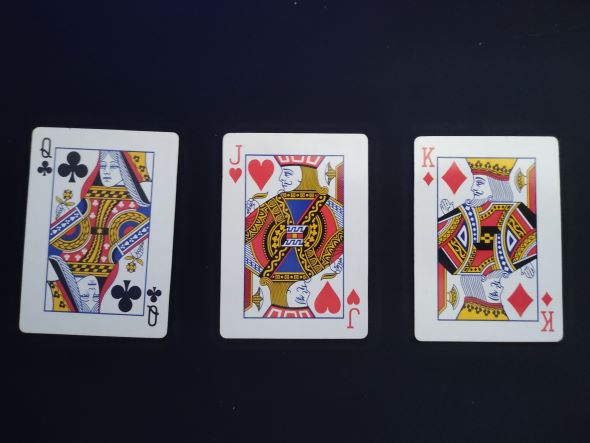
#> input picture test/0.jpg, 590 x 443 px
$ python -i preprocess.py   (imports and definitions only)
#> lines starting #> are read from the running program, lines starting #| are printed output that depends on the picture; after the words box and inside, x2 and y2 are one past the last pixel; in counts of white or black regions, pixels touching at a corner belong together
### helper.py
import cv2
import numpy as np


def contrast(img, value):
    brightness = 30
    shadow = brightness
    highlight = 255

    # add the brightness
    alpha_b = (highlight - shadow) / 255
    gamma_b = shadow
    img = cv2.addWeighted(img, alpha_b, img, 0, gamma_b)

    # add the constrast
    f = 131 * (value + 127) / (127 * (131 - value))
    alpha_c = f
    gamma_c = 127 * (1 - f)
    img = cv2.addWeighted(img, alpha_c, img, 0, gamma_c)

    return img


def fill(image, size, color=[255, 255, 255]):
    """Add a border to image to fill the given size*size square.

    Parameters:
    argument1 (image): Image
    argument2 (int): The size of the square you need
    argument3 (optional) (list): RGB color of a border

    Returns:
    list: Images of value and color of card

    """
    l = int((size - image.shape[1]) / 2)
    h = int((size - image.shape[0]) / 2)

    border = cv2.copyMakeBorder(
        image,
        top=h,
        bottom=h,
        left=l,
        right=l,
        borderType=cv2.BORDER_CONSTANT,
        value=color
    )

    resized = cv2.resize(border, (size, size), interpolation = cv2.INTER_AREA)

    return resized

### preprocess.py
import cv2
import numpy as np

from helper import contrast, fill


def prepare(image):
    """Applies canny filter and dilation on the given image.

    Parameters:
    argument1 (image): Image of a card

    Returns:
    image: Processed image

    """
    gray = cv2.cvtColor(image, cv2.COLOR_BGR2GRAY)
    blur = cv2.GaussianBlur(gray, (7, 7), 0)
    canny = cv2.Canny(blur, 42, 89)
    kernel = np.ones((3, 3))
    dilation = cv2.dilate(canny, kernel=kernel, iterations=2)

    return dilation


def find_corners(processed, original, draw=False):
    """Finds the card corners, if draw=True draws rectangle where the card is
    and circles where the corners are placed on the original image.

    Parameters:
    argument1 (image): Processed image of a card
    argument2 (image): Original image of card

    Returns:
    list: Card corners set

    """

    contours, hierarchy = cv2.findContours(
        processed, cv2.RETR_EXTERNAL, cv2.CHAIN_APPROX_NONE)
    sorted_contours = sorted(contours, key=cv2.contourArea, reverse=True)
    corners = []

    for contour in sorted_contours:
        area = cv2.contourArea(contour)
        perimeter = cv2.arcLength(contour, closed=True)

        if area > 10000:
            approx = cv2.approxPolyDP(contour, 0.01 * perimeter, closed=True)
            numCorners = len(approx)

            if numCorners == 4:
                x, y, w, h = cv2.boundingRect(approx)

                if draw:
                    cv2.rectangle(original, (x, y),
                                  (x + w, y + h), (0, 255, 0), 2)

                l1 = np.array(approx[0]).tolist()
                l2 = np.array(approx[1]).tolist()
                l3 = np.array(approx[2]).tolist()
                l4 = np.array(approx[3]).tolist()

                finalOrder = []

                # Sort by x
                sortedX = sorted([l1, l2, l3, l4], key=lambda x: x[0][0])

                # SortedX[0] and sortedX[1] are the left half
                finalOrder.extend(sorted(sortedX[0:2], key=lambda x: x[0][1]))

                # Now sortedX[1] and sortedX[2] are the right half
                # the one with the larger y value goes first
                finalOrder.extend(
                    sorted(sortedX[2:4], key=lambda x: x[0][1], reverse=True))

                corners.append(finalOrder)

                if draw:
                    for a in approx:
                        cv2.circle(
                            original, (a[0][0], a[0][1]), 10, (255, 0, 0), 3)

    return corners


def flatten_card(image, corners):
    """Flatten the card and rotate it.

    Parameters:
    argument1 (image): Original image of card
    argument2 (list): List of corners

    Returns:
    list: Images of flattened and rotated properly cards

    """

    width, height = 200, 300
    image_outputs = []

    for corner in corners:
        # Get the 4 corners of the card
        pts1 = np.float32(corner)

        # Define which corners
        pts2 = np.float32([[0, 0], [0, height], [width, height], [width, 0]])

        # transformation matrix
        matrix = cv2.getPerspectiveTransform(pts1, pts2)

        output = cv2.warpPerspective(image, matrix, (width, height))
        image_outputs.append(output)

    return image_outputs


def crop_left_corner(flattened_images):
    """Crop left corner to see the value and color.

    Parameters:
    argument1 (list): Flattened images of cards

    Returns:
    list: Images of left cards corners

    """

    corner_images = []
    for img in flattened_images:
        crop = img[5:120, 5:32]  # Depends on image resolution
        crop = cv2.resize(crop, None, fx=4, fy=4)

        # Threshold the corner
        gray = cv2.cvtColor(crop, cv2.COLOR_BGR2GRAY)
        bilateral = cv2.bilateralFilter(gray, 11, 17, 17)
        canny = cv2.Canny(bilateral, 24, 40)
        kernel = np.ones((3, 3))
        result = cv2.dilate(canny, kernel=kernel, iterations=2)

        # Append the thresholded image and the original one
        corner_images.append([result, gray])

    return corner_images


def split_value_and_color(cropped_images):
    """Split the value and color of the card.

    Parameters:
    argument1 (list): Cropped images of cards

    Returns:
    list: Images of value and color of cards

    """
    value_color_mapping = []

    for img, original in cropped_images:
        contours, hier = cv2.findContours(
            img, cv2.RETR_EXTERNAL, cv2.CHAIN_APPROX_NONE)

        # Find the largest two contours
        highest_two = dict()
        for contour in contours:
            area = cv2.contourArea(contour)

            # Fill smaller rectangles with black
            if area < 2000:
                cv2.fillPoly(img, pts=[contour], color=0)
                continue

            perimeter = cv2.arcLength(contour, closed=True)
            # append the contour and the perimeter
            highest_two[area] = [contour, perimeter]

        # Select the largest two
        mapping = []

        for area in sorted(highest_two)[0:2]:
            contour = highest_two[area][0]
            perimeter = highest_two[area][1]
            approx = cv2.approxPolyDP(contour, 0.02 * perimeter, closed=True)
            x, y, w, h = cv2.boundingRect(approx)
            crop = original[y:y + h][:]

            sharpened = contrast(crop, 50)

            for i in range(sharpened.shape[0]):
                for j in range(sharpened.shape[1]):
                    if sharpened[i, j] < 220:
                        sharpened[i, j] = max(0, sharpened[i, j] - 100)
                    if sharpened[i, j] > 221:
                        sharpened[i, j] = 255

            mapping.append([sharpened, y])

        # First store value and then color
        mapping.sort(key=lambda x: x[1])

        # Append results
        if len(mapping) == 2:
            value_color_mapping.append([mapping[0][0], mapping[1][0]])

    return value_color_mapping


def get_data(image, size=140):
    """Get the important data from card image.

    Parameters:
    argument1 (image): Image of a card

    Returns:
    tuple: Image of a value and image of a color

    """
    p = prepare(image)
    f = find_corners(p, image, draw=True)
    fl = flatten_card(image, f)
    c = crop_left_corner(fl)
    final = split_value_and_color(c)
    value, color = fill(final[0][0], size), fill(final[0][1], size)

    return value, color

>>> import cv2
>>> picture = cv2.imread('test/0.jpg')
#> picture is the input picture: shape (443, 590, 3); mean B, G, R 77.2, 69.4, 71.9
>>> result = get_data(picture)
#> in prepare, `canny = cv2.Canny(blur, 42, 89)`: canny: shape (443, 590); 5.4% white in thin lines or dots, all inside (x1, y1, x2, y2) = (19, 127, 564, 342)
#> in prepare, `dilation = cv2.dilate(canny, kernel=kernel, iterations=2)`:
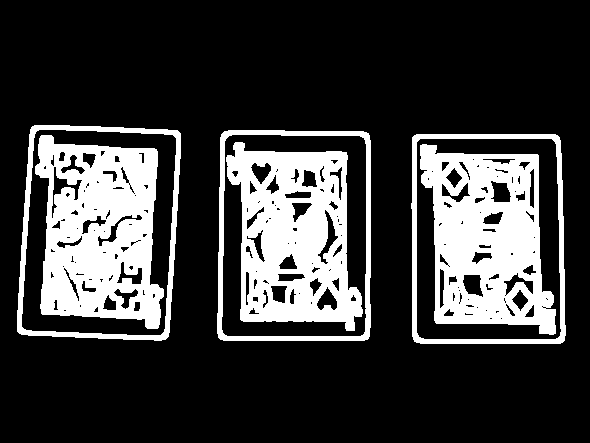
#> dilation: shape (443, 590); 23.1% white; 6 white regions
#> in find_corners, `contours, hierarchy = cv2.findContours( processed, cv2.RETR_EXTERNAL, ..`: contours = 3 contours; box (x1, y1, x2, y2) and area: (17, 125, 181, 341) 31984, (217, 130, 371, 341) 31590, (411, 134, 566, 344) 31466
#> in find_corners, `sorted_contours = sorted(contours, key=cv2.contourArea, reverse=True)`: sorted_contours has the same summary as contours
#> the loop in find_corners, `for contour in sorted_contours:` made 3 passes
#> (area, perimeter, x, y, w, h, sortedX) on passes 1 to 3: (31983.5, 727.3, 17, 126, 164, 214, [[[17, 331]], [[32, 126]], [[165, 339]], [[180, 133]]]), (31589.5, 714.5, 218, 131, 151, 209, [[[218, 337]], [[224, 131]], [[367, 339]], [[368, 133]]]), (31466, 713.1, 414, 135, 149, 208, [[[414, 135]], [[414, 341]], [[559, 137]], [[562, 342]]])
#> after the loop in find_corners, `for contour in sorted_contours:`: corners = 3 items
#> the loop in flatten_card, `for corner in corners:` made 3 passes
#> pts1 on passes 1 to 3: [[32, 126], [17, 331], [165, 339], [180, 133]], [[224, 131], [218, 337], [367, 339], [368, 133]], [[414, 135], [414, 341], [562, 342], [559, 137]]
#> pass 1, in flatten_card, `output = cv2.warpPerspective(image, matrix, (width, height))`:
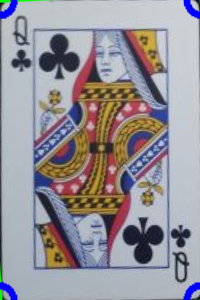
#> output: shape (300, 200, 3); mean B, G, R 152.9, 146.2, 150.2
#> the loop in crop_left_corner, `for img in flattened_images:` made 3 passes
#> pass 1, in crop_left_corner, `gray = cv2.cvtColor(crop, cv2.COLOR_BGR2GRAY)`:
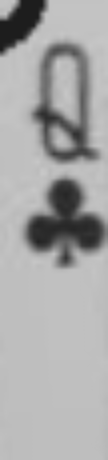
#> gray: shape (460, 108); min 29, max 199, mean 167.5
#> after the loop in crop_left_corner, `for img in flattened_images:`: canny: shape (460, 108); 2.9% white in thin lines or dots
#> after the loop in crop_left_corner, `for img in flattened_images:`:
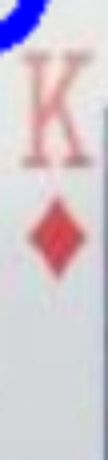
#> crop: shape (460, 108, 3); mean B, G, R 209.4, 199.9, 209.1
#> the loop in split_value_and_color, `for img, original in cropped_images:` made 3 passes
#> after the loop in split_value_and_color, `for img, original in cropped_images:`:
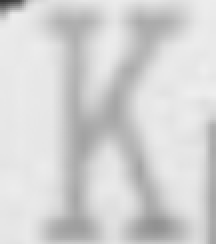
#> crop: shape (122, 108) (shown 2 times larger); min 54, max 238, mean 211
#> after the loop in split_value_and_color, `for img, original in cropped_images:`:
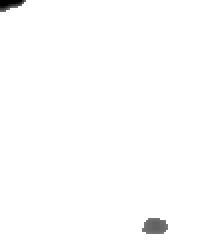
#> sharpened: shape (122, 108) (shown 2 times larger); min 0, max 255, mean 253.2
#> call 2 of fill, with size = 140
#> in fill (call 2), `border = cv2.copyMakeBorder( image, top=h, bottom=h, left=l, right=l, ..`:
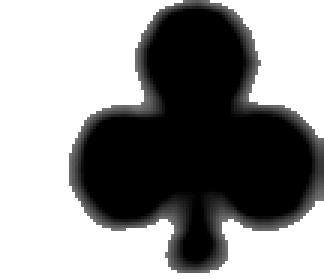
#> image: shape (93, 108) (shown 3 times larger); min 0, max 255, mean 145.4

$ run again, on test/1.jpg
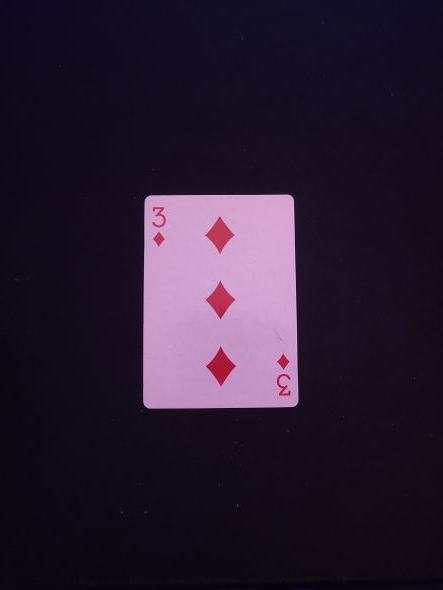
#> input picture test/1.jpg, 443 x 590 px
#> picture is the input picture: shape (590, 443, 3); mean B, G, R 47.8, 28.4, 41.5
#> in prepare, `dilation = cv2.dilate(canny, kernel=kernel, iterations=2)`:
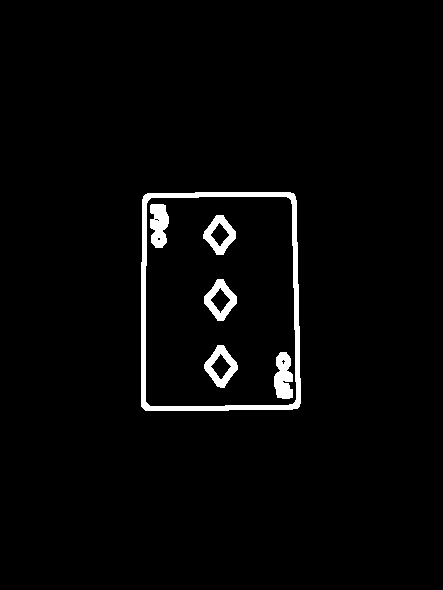
#> dilation: shape (590, 443); 2.6% white; 6 white regions
#> in find_corners, `contours, hierarchy = cv2.findContours( processed, cv2.RETR_EXTERNAL, ..`: contours = 1 contour; box (x1, y1, x2, y2) and area: (141, 192, 301, 411) 33960
#> sorted_contours has the same summary as contours
#> the loop in find_corners, `for contour in sorted_contours:` made 1 pass
#> (area, perimeter, numCorners, x, y, w, h, sortedX) on pass 1: (33960.5, 740.5, 4, 141, 194, 157, 215, [[[141, 406]], [[145, 194]], [[294, 194]], [[297, 408]]])
#> after the loop in find_corners, `for contour in sorted_contours:`: corners = 1 item
#> the loop in flatten_card, `for corner in corners:` made 1 pass
#> (pts1, pts2) on pass 1: ([[145, 194], [141, 406], [297, 408], [294, 194]], [[0, 0], [0, 300], [200, 300], [200, 0]])
#> the loop in crop_left_corner, `for img in flattened_images:` made 1 pass
#> kernel on pass 1: [[1, 1, 1], [1, 1, 1], [1, 1, 1]]
#> the loop in split_value_and_color, `for img, original in cropped_images:` made 1 pass
#> border: shape (139, 140)
#> in fill (call 2), `border = cv2.copyMakeBorder( image, top=h, bottom=h, left=l, right=l, ..`:
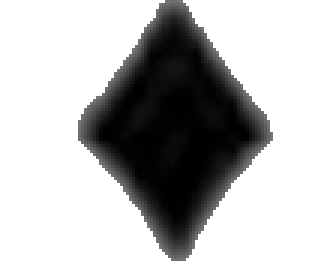
#> image: shape (89, 108) (shown 3 times larger); min 0, max 255, mean 184.1
